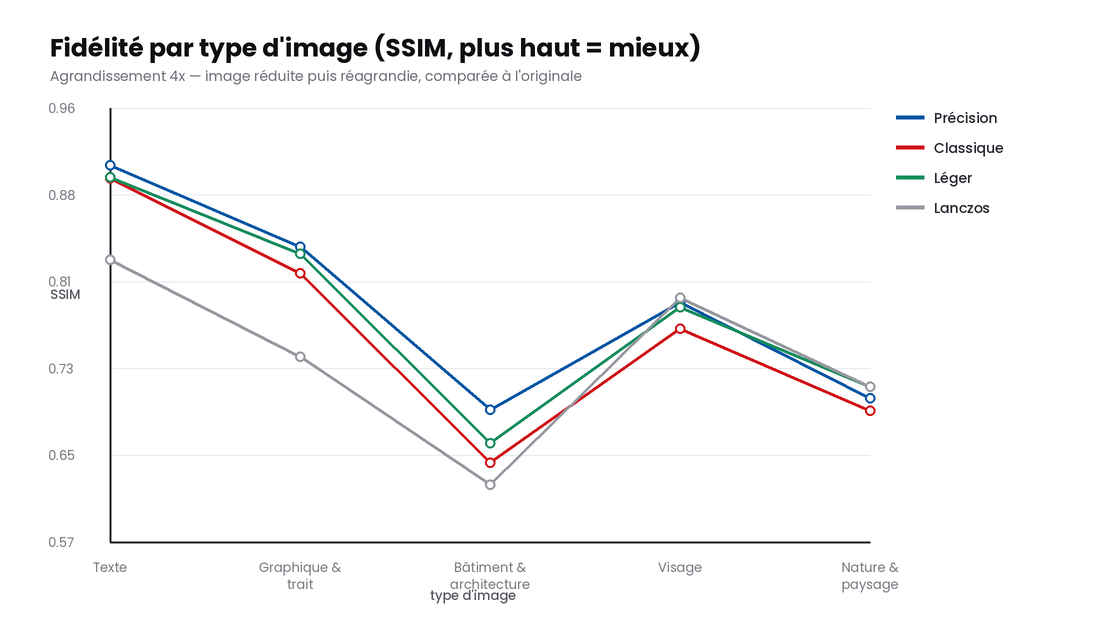
#> input picture benchmarks/chart-categories.png, 1100 x 620 px, given in place of sweepsrc_graphique.png, which was not available
$ python sweep2.py
#> lines starting #> are read from the running program, lines starting #| are printed output that depends on the picture; pictures that were not available may be replaced by others from this repository, and a replacement may not be noted
### benchmarks/run.py
"""4x round-trip benchmark.

Protocol, the standard one used in the super-resolution literature:
  ground truth -> downscale 4x (Lanczos) -> upscale 4x -> compare to GT.

Metrics are computed on the Y (luma) channel with a `scale`-pixel border
crop, as PSNR and SSIM both are in published SR results, so the figures are
comparable to the ones papers quote. A third figure, the sharpness ratio,
is the Laplacian variance of the result over that of the ground truth: 1.0
means the result carries as much fine structure as the original, above 1.0
means the model is adding contrast the original never had.
"""
import json
import os
import subprocess
import sys
import time

import numpy as np
from PIL import Image

HERE = os.path.dirname(os.path.abspath(__file__))
GT = os.path.join(HERE, "gt")
WORK = os.path.join(HERE, "work")
REPO = os.path.dirname(os.path.dirname(os.path.abspath(__file__)))
BIN = os.path.join(REPO, "resources/linux/bin/upscayl-bin")
MODELS_DIR = os.path.join(REPO, "resources/models")
SCALE = 4

# Only the shipped model is present by default. The two retired ones are the
# official Real-ESRGAN ncnn weights (see ../NOTICE for the checksums); drop
# realesrgan-x4plus.{param,bin} and realesr-general-x4v3.{param,bin} into
# resources/models under these names to reproduce the original comparison.
MODELS = ["4xLSDIRCompactC3"]
# MODELS = ["4xLSDIRCompactC3", "upscayl-standard-4x", "upscayl-lite-4x"]

CATEGORY = {
    "set14_001": "Nature & paysage",      # baboon, fur
    "set14_002": "Visage",                # barbara
    "set14_003": "Nature & paysage",      # boats
    "set14_004": "Nature & paysage",      # coastguard
    "set14_005": "Graphique & trait",     # comic / illustration
    "set14_006": "Visage",
    "set14_007": "Nature & paysage",      # flowers
    "set14_008": "Visage",                # foreman
    "set14_009": "Visage",                # lenna
    "set14_010": "Visage",                # man
    "set14_011": "Nature & paysage",      # monarch
    "set14_012": "Nature & paysage",      # peppers
    "set14_013": "Texte",                 # powerpoint book cover
    "set14_014": "Nature & paysage",      # zebra
    "set5_001": "Visage",                 # baby
    "set5_002": "Nature & paysage",       # bird
    "set5_003": "Nature & paysage",       # butterfly
    "set5_004": "Visage",                 # head
    "set5_005": "Visage",                 # woman
    "synth_texte": "Texte",
    "synth_graphique": "Graphique & trait",
    "synth_traits": "Graphique & trait",
}
for u in ("001", "002", "004", "006", "011", "020", "044", "076", "092", "099"):
    CATEGORY[f"urban_{u}"] = "Bâtiment & architecture"


# ── Metrics ──────────────────────────────────────────────────────────────
def to_y(rgb):
    """BT.601 luma on 0-255, as the SR literature uses."""
    r, g, b = rgb[..., 0], rgb[..., 1], rgb[..., 2]
    return 16.0 + (65.481 * r + 128.553 * g + 24.966 * b) / 255.0


def gauss_kernel(size=11, sigma=1.5):
    ax = np.arange(size) - size // 2
    k = np.exp(-(ax ** 2) / (2 * sigma ** 2))
    return k / k.sum()


def blur(a, k):
    """Separable convolution, 'valid' in both directions."""
    n = len(k)
    out = np.empty((a.shape[0], a.shape[1] - n + 1))
    for i in range(n):
        col = a[:, i:i + out.shape[1]] * k[i]
        out = col if i == 0 else out + col
    res = np.empty((out.shape[0] - n + 1, out.shape[1]))
    for i in range(n):
        row = out[i:i + res.shape[0], :] * k[i]
        res = row if i == 0 else res + row
    return res


def ssim(a, b):
    k = gauss_kernel()
    C1, C2 = (0.01 * 255) ** 2, (0.03 * 255) ** 2
    mu_a, mu_b = blur(a, k), blur(b, k)
    saa = blur(a * a, k) - mu_a ** 2
    sbb = blur(b * b, k) - mu_b ** 2
    sab = blur(a * b, k) - mu_a * mu_b
    m = ((2 * mu_a * mu_b + C1) * (2 * sab + C2)) / \
        ((mu_a ** 2 + mu_b ** 2 + C1) * (saa + sbb + C2))
    return float(m.mean())


def psnr(a, b):
    mse = float(np.mean((a - b) ** 2))
    if mse <= 1e-12:
        return 99.0
    return float(20 * np.log10(255.0) - 10 * np.log10(mse))


def lap_var(a):
    lap = (-4 * a[1:-1, 1:-1] + a[:-2, 1:-1] + a[2:, 1:-1]
           + a[1:-1, :-2] + a[1:-1, 2:])
    return float(lap.var())


def compare(gt_img, out_img):
    g = np.asarray(gt_img.convert("RGB"), dtype=np.float64)
    o = np.asarray(out_img.convert("RGB"), dtype=np.float64)
    h = min(g.shape[0], o.shape[0])
    w = min(g.shape[1], o.shape[1])
    g, o = g[:h, :w], o[:h, :w]
    gy, oy = to_y(g), to_y(o)
    c = SCALE
    gy, oy = gy[c:-c, c:-c], oy[c:-c, c:-c]
    return {
        "psnr": psnr(gy, oy),
        "ssim": ssim(gy, oy),
        "sharp_ratio": lap_var(oy) / max(lap_var(gy), 1e-9),
    }


# ── Runner ───────────────────────────────────────────────────────────────
def upscale(model, src, dst):
    t = time.time()
    r = subprocess.run(
        [BIN, "-i", src, "-o", dst, "-m", MODELS_DIR, "-n", model,
         "-s", str(SCALE), "-f", "png"],
        capture_output=True,
    )
    return time.time() - t, r.returncode


def prepare(name, gt_path, target_w=None):
    """Writes the GT (optionally resized) and its 4x-downscaled input."""
    im = Image.open(gt_path).convert("RGB")
    if target_w:
        if im.width < target_w:
            return None
        im = im.resize((target_w, round(im.height * target_w / im.width)),
                       Image.LANCZOS)
    w, h = im.width - im.width % SCALE, im.height - im.height % SCALE
    im = im.crop((0, 0, w, h))
    gp = os.path.join(WORK, f"{name}__gt.png")
    sp = os.path.join(WORK, f"{name}__in.png")
    im.save(gp)
    im.resize((w // SCALE, h // SCALE), Image.LANCZOS).save(sp)
    return gp, sp, (w, h)


def run_case(name, gt_path, target_w=None, tier=""):
    prep = prepare(name, gt_path, target_w)
    if prep is None:
        return []
    gp, sp, (w, h) = prep
    gt_img = Image.open(gp)
    rows = []

    base = gt_img.resize((w // SCALE, h // SCALE), Image.LANCZOS) \
                 .resize((w, h), Image.LANCZOS)
    rows.append(dict(image=name, tier=tier, model="Lanczos (sans IA)",
                     seconds=0.0, out_w=w, out_h=h, in_w=w // SCALE,
                     **compare(gt_img, base)))

    for model in MODELS:
        dst = os.path.join(WORK, f"{name}__{model}.png")
        secs, rc = upscale(model, sp, dst)
        if rc != 0 or not os.path.exists(dst):
            print(f"  !! {name} {model} rc={rc}", flush=True)
            continue
        out = Image.open(dst)
        rows.append(dict(image=name, tier=tier, model=model, seconds=secs,
                         out_w=out.width, out_h=out.height, in_w=w // SCALE,
                         **compare(gt_img, out)))
        os.remove(dst)
    os.remove(gp)
    os.remove(sp)
    return rows


# [32 lines left out: function main, not called in this run]


# [2 lines that do not run on import are left out]

### benchmarks/sweep2.py
"""Controlled resolution sweep: the same picture at four source widths.

The synthetic sources are rendered at 2x so every tier is a genuine
downscale — no tier is ever obtained by enlarging the ground truth, which
would make the comparison meaningless.
"""
import json
import os
import sys

# -I drops the script's directory from sys.path; only our own modules live
# here (the downloaded corpus is images under gt/), so re-adding it is safe.
sys.path.insert(0, os.path.dirname(os.path.abspath(__file__)))
import run as R  # noqa: E402

HERE = os.path.dirname(os.path.abspath(__file__))

CASES = [
    ("sweepsrc_graphique", "Graphique & trait"),
    ("sweepsrc_texte", "Texte"),
    ("urban_020", "Bâtiment & architecture"),
]
TIERS = [256, 512, 1024, 1280]

os.makedirs(R.WORK, exist_ok=True)
results = []
out = os.path.join(HERE, "results-sweep.json")

for name, cat in CASES:
    src = os.path.join(R.GT, f"{name}.png")
    for tw in TIERS:
        rows = R.run_case(f"{name}@{tw}", src, target_w=tw, tier=f"{tw}px")
#> in prepare, im is the input picture: PIL image 1100x620 RGB; mean R, G, B 248.4, 248.4, 248.8
#> in compare, `gy, oy = gy[c:-c, c:-c], oy[c:-c, c:-c]`:
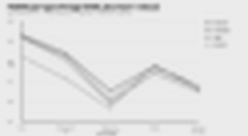
#> oy: shape (136, 248) float64; min 129.6, max 235, mean 227.5
#> in psnr, `mse = float(np.mean((a - b) ** 2))`: mse = 268.7
#> in gauss_kernel, `ax = np.arange(size) - size // 2`: ax = [-5, -4, -3, -2, -1, 0, 1, 2, 3, 4, 5]
#> in gauss_kernel, `k = np.exp(-(ax ** 2) / (2 * sigma ** 2))`: k = [0.00387, 0.0286, 0.135, 0.411, 0.801, 1, 0.801, 0.411, 0.135, 0.0286, 0.00387]
#> in ssim, `k = gauss_kernel()`: k = [0.00103, 0.0076, 0.036, 0.109, 0.213, 0.266, 0.213, 0.109, 0.036, 0.0076, 0.00103]
#> in blur, `n = len(k)`: n = 11
#> after the loop in blur, `for i in range(n):`:
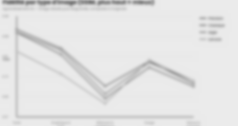
#> res: shape (126, 238) float64; min 125.9, max 235, mean 227.9
#> after the loop in blur (call 2), `for i in range(n):`:
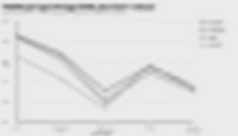
#> out: shape (136, 238) float64; min 133.2, max 235, mean 227.2
#> after the loop in blur (call 3), `for i in range(n):`:
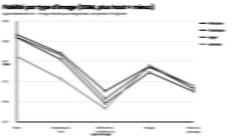
#> out: shape (136, 238) float64; min 6605.5, max 55225, mean 52532.2; drawn with min black and max white
#> the loop in blur (call 3), `for i in range(n):` made 11 passes
#> pass 1, in blur (call 3), `row = out[i:i + res.shape[0], :] * k[i]`:
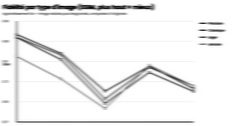
#> row: shape (126, 238) float64; min 6.79, max 56.79, mean 54; drawn with min black and max white
#> after the loop in blur (call 3), `for i in range(n):`:
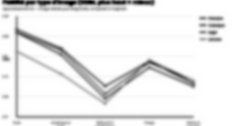
#> res: shape (126, 238) float64; min 19142.2, max 55225, mean 52478.3; drawn with min black and max white
#> in ssim, `saa = blur(a * a, k) - mu_a ** 2`:
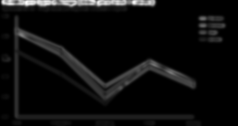
#> saa: shape (126, 238) float64; min 0, max 6156.3, mean 328; drawn with min black and max white
#> (the run stopped early here; a loop or call above may not have finished)
